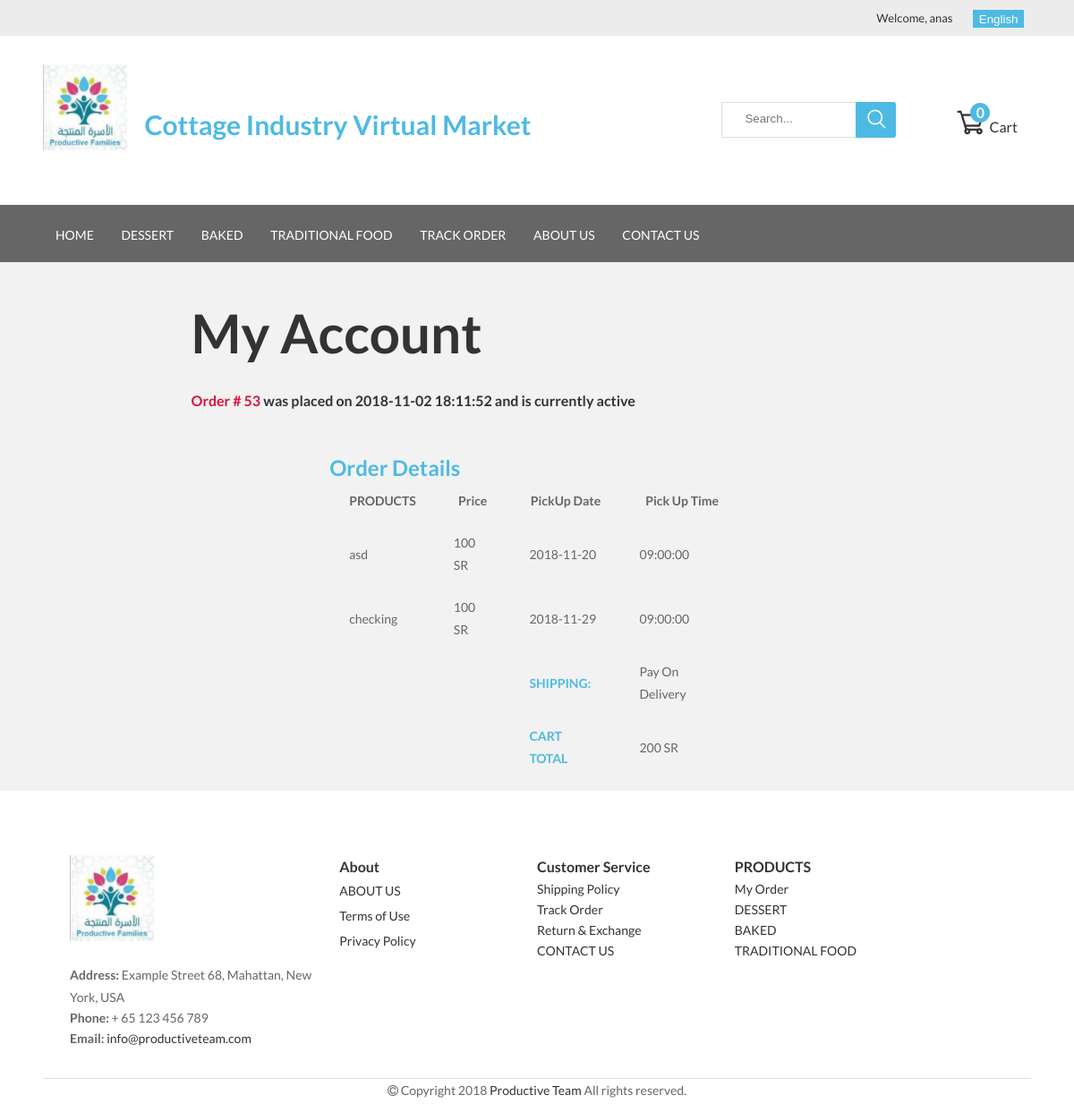
The page /summary.php?id=53 (signed in) on the database its author committed.
### tables this page shows
CREATE TABLE `orders` (
  `id` int(11) NOT NULL,
  `cust_id` int(11) NOT NULL,
  `address` text NOT NULL,
  `address2` text NOT NULL,
  `city` varchar(20) NOT NULL,
  `country` varchar(20) NOT NULL,
  `phone` int(11) NOT NULL,
  `pay_method` enum('0','1') NOT NULL DEFAULT '0',
  `order_date` datetime NOT NULL,
  `order_status` varchar(50) NOT NULL DEFAULT 'active'
);

CREATE TABLE `order_products` (
  `order_id` int(11) NOT NULL,
  `product_id` int(11) NOT NULL,
  `quantity` int(10) NOT NULL,
  `unit_price` int(10) NOT NULL,
  `total_price` int(10) NOT NULL,
  `delivery_date` date NOT NULL,
  `delivery_time` varchar(255) NOT NULL,
  `custom_ingredients` varchar(1000) NOT NULL
);

CREATE TABLE `products` (
  `id` int(11) NOT NULL,
  `name` varchar(50) DEFAULT NULL,
  `name_ar` varchar(50) NOT NULL,
  `description` varchar(500) DEFAULT NULL,
  `description_ar` varchar(500) NOT NULL,
  `price` int(11) DEFAULT NULL,
  `image` varchar(50) DEFAULT NULL,
  `date_added` datetime NOT NULL,
  `stock_id` int(11) DEFAULT NULL,
  `product_type_id` int(11) DEFAULT NULL,
  `added_by` int(11) NOT NULL
);

### summary.php (the view, shortened to what this page needs)
<?php include 'includes/config.php';
include "header.php";
$query = "SELECT * FROM orders o WHERE o.id = ".$_REQUEST['id']." group by o.id";
$result = mysqli_query($con,$query);
?>
<div class="container">
    <section style=" margin-left: 15%; margin-top: 5%;margin-right: 15%;">
       <?php
       if($row = $result -> fetch_array()){
        $query2 = "SELECT * FROM order_products op INNER JOIN products p ON op.product_id = p.id
        WHERE op.order_id = ".$_REQUEST['id'];
        $result2 = mysqli_query($con,$query2);
        ?>
        <h1><?php echo $lang['my_account']; ?></h1><br><br>
        <h4><span style="color: crimson"><?php echo $lang['order']; ?> # <?php echo $_REQUEST['id']; ?> </span> <?php echo $lang['placed_on']; ?> <?php echo $row['order_date']; ?>
            <?php echo $lang['is_currently']; ?> <?php echo $row['order_status']; ?></h4><br><br>
        <div style="margin-left: 20%;margin-right: 20%">
            <h2><?php echo $lang['order_details']; ?></h2>
            <table>
                <thead>
                <th><?php echo $lang['products']; ?></th>
                <th><?php echo $lang['price']; ?></th>
                <th><?php echo $lang['pickup_date']; ?></th>
                <th><?php echo $lang['pick_time']; ?></th>
                </thead>
                <?php
                $total = 0;
                while($row2 = $result2 -> fetch_array()){
                    ?>
                    <tbody>
                    <td ><?php echo $row2['name']; ?></td>
                    <td><?php echo $row2['price']. ' ' . $lang['currency']; ?></td>
                    <td><?php echo $row2['delivery_date']; ?></td>
                    <td><?php echo $row2['delivery_time']; ?></td>
                    </tbody>
                    <?php
                    $total += $row2['price'];
                }
                ?>
                <tbody>
                    <tr>
                        <td></td>
                        <td></td>
                        <td style="color: #4ebae3"><b><?php echo $lang['shipping']; ?>:</b></td>
                        <?php if($row['pay_method'] == 0){
                            echo '<td>Pay On Delivery</td>';
                        }else{
                            echo '<td>Paid Online</td>';
                        }?>
                    </tr>
                    <tr>
                        <td></td>
                        <td></td>
                        <td style="color: #4ebae3"><b><?php echo $lang['cart_total']; ?></b></td>
                        <td><?php echo $total. ' ' . $lang['currency']; ?></td>
                    </tr>
                </tbody>
                <?php
                }
                ?>
            </table>
        </div>
    </section>
</div>
<?php include 'footer.php' ?>

### assets/css/style.css (style rules this page uses)
* { box-sizing: border-box; }
html { overflow-x: hidden; }
body { font-family: "Lato", sans-serif; font-size: 14px; line-height: 25px; color: #666666; width: 100%; margin: 0 auto; overflow-x: hidden; background-color: #f2f2f2; }
.container { padding: 12px; margin-left:3% !important; margin-right:3% !important; }
.h1, .h2, .h3, .h4, .h5, .h6, h1, h2, h3, h4, h5, h6 { color: #333; margin-bottom: 0; margin-top: 0; font-family: "Lato", sans-serif; font-weight: 600; }
h1 { font-size: 60px; }
h2 { font-size: 24px; }
h4 { font-size: 16px; }
h2 { color: #4ebae3; }

### summary.php (style rules this page uses)
th,td { padding: 10px 20px; }

### rows shown on the page
orders: order_date "2018-11-02 18:11:52", order_status "active"
order_products: product.name "asd", product.price "100", delivery_date "2018-11-20", delivery_time "09:00:00"
order_products: product.name "checking", product.price "100", delivery_date "2018-11-29", delivery_time "09:00:00"

### other values the page prints
$_SESSION['u_fname'] "anas"
$lang['webname'] "Cottage Industry Virtual Market"
$lang['cart'] "Cart"
$total_quantity "0"
$lang['home'] "HOME"
$lang['dessert'] "DESSERT"
$lang['baked'] "BAKED"
$lang['tr_food'] "TRADITIONAL FOOD"
$lang['track_order'] "TRACK ORDER"
$lang['about_us'] "ABOUT US"
$lang['contact_us'] "CONTACT US"
$lang['my_account'] "My Account"
$lang['order'] "Order"
$_REQUEST['id'] "53"
$lang['placed_on'] "was placed on"
